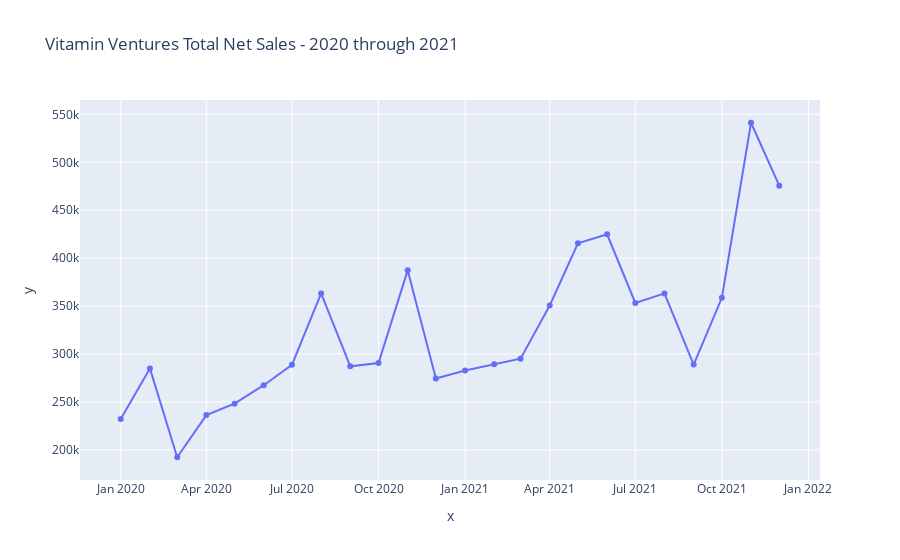

Notebook code for this chart:
### Code cell
x=US_month_df.date
y=US_month_df.sum_net_sales
fig99 = px.line(df, x=x, y=y,
              title="Vitamin Ventures Total Net Sales - 2020 through 2021",
              labels=dict(date="Monthly Dates - 2020 through 2021",
                     sales="Net Sales ($)"),
              markers = True
                           )
            
fig99.show()
fig99.write_html("../Graphs/International_Sales_Line.html")

### Figure 1 — Plotly figure (JSON) as saved in the notebook; plotly's stock layout.template omitted (floating-point values rounded to 4 significant figures)
{"data": [{"hovertemplate": "x=%{x}<br>y=%{y}<extra></extra>", "legendgroup": "", "line": {"color": "#636efa", "dash": "solid"}, "marker": {"symbol": "circle"}, "mode": "markers+lines", "name": "", "orientation": "v", "showlegend": false, "type": "scatter", "x": ["2020-01-01", "2020-02-01", "2020-03-01", "2020-04-01", "2020-05-01", "2020-06-01", "2020-07-01", "2020-08-01", "2020-09-01", "2020-10-01", "2020-11-01", "2020-12-01", "2021-01-01", "2021-02-01", "2021-03-01", "2021-04-01", "2021-05-01", "2021-06-01", "2021-07-01", "2021-08-01", "2021-09-01", "2021-10-01", "2021-11-01", "2021-12-01"], "xaxis": "x", "y": [232200.0, 285000.0, 192300.0, 236200.0, 248100.0, 267400.0, 288700.0, 363200.0, 287100.0, 290500.0, 387300.0, 274300.0, 282800.0, 289400.0, 295100.0, 350600.0, 415500.0, 424900.0, 353300.0, 363200.0, 289000.0, 358600.0, 541300.0, 475600.0], "yaxis": "y"}], "layout": {"legend": {"tracegroupgap": 0}, "title": {"text": "Vitamin Ventures Total Net Sales - 2020 through 2021"}, "xaxis": {"anchor": "y", "domain": [0, 1], "title": {"text": "x"}}, "yaxis": {"anchor": "x", "domain": [0, 1], "title": {"text": "y"}}}}
